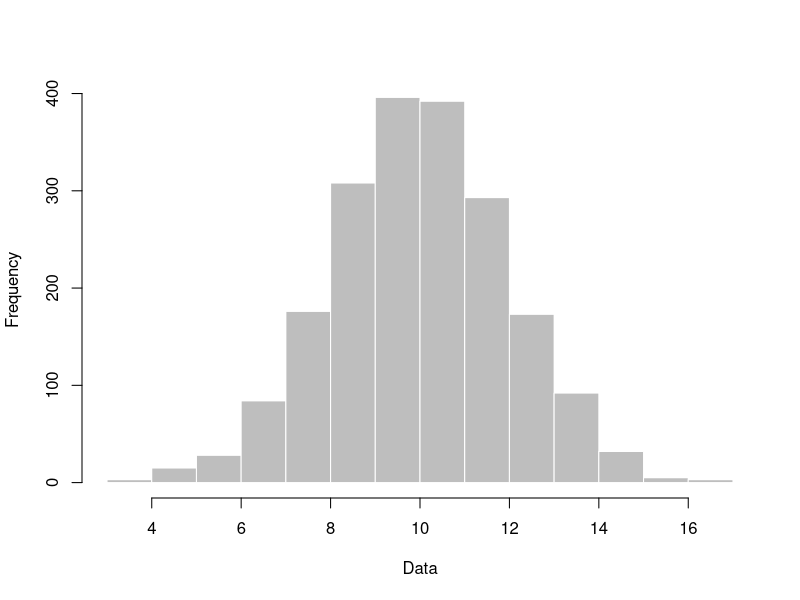
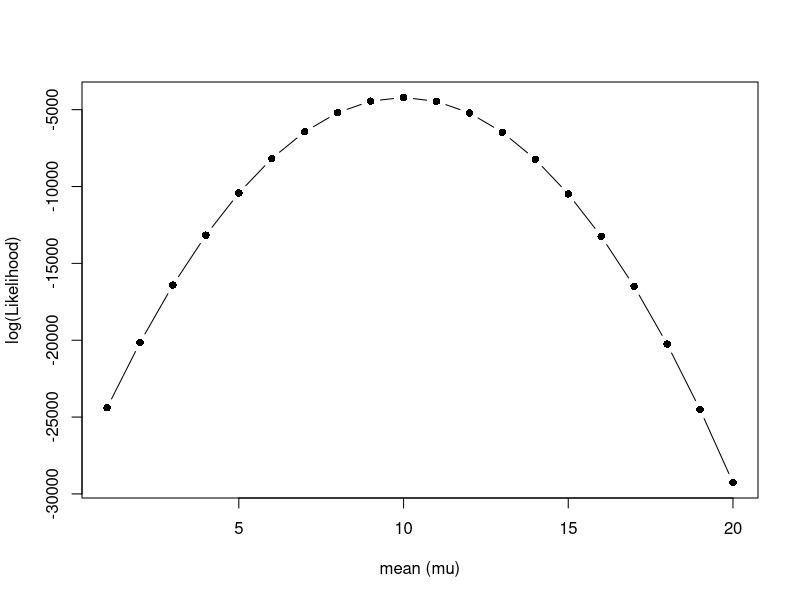
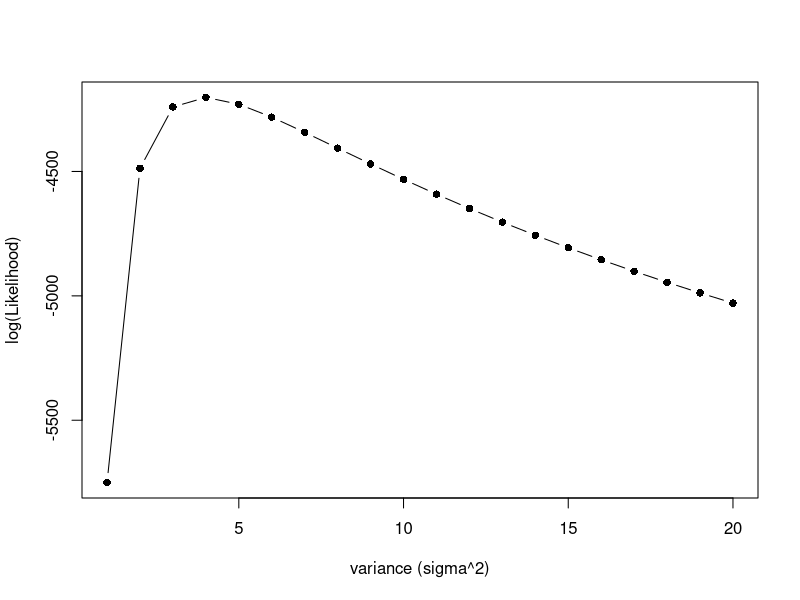
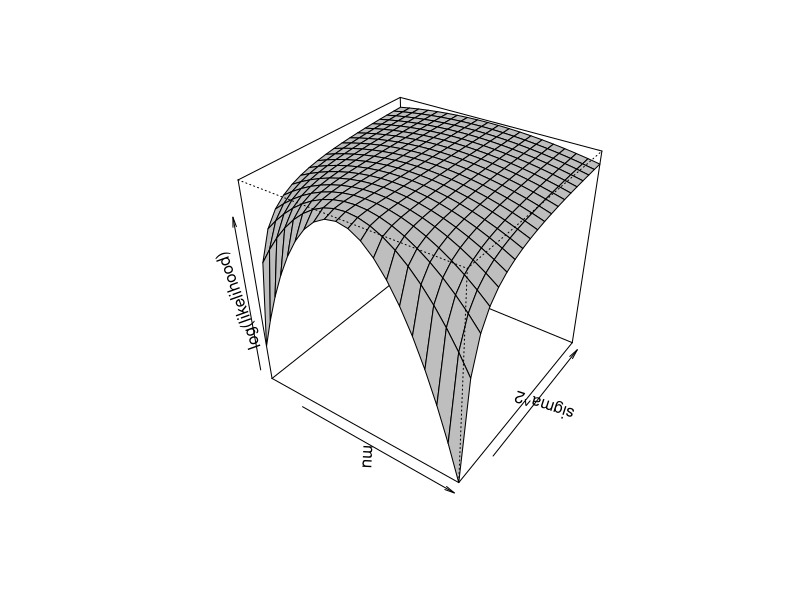
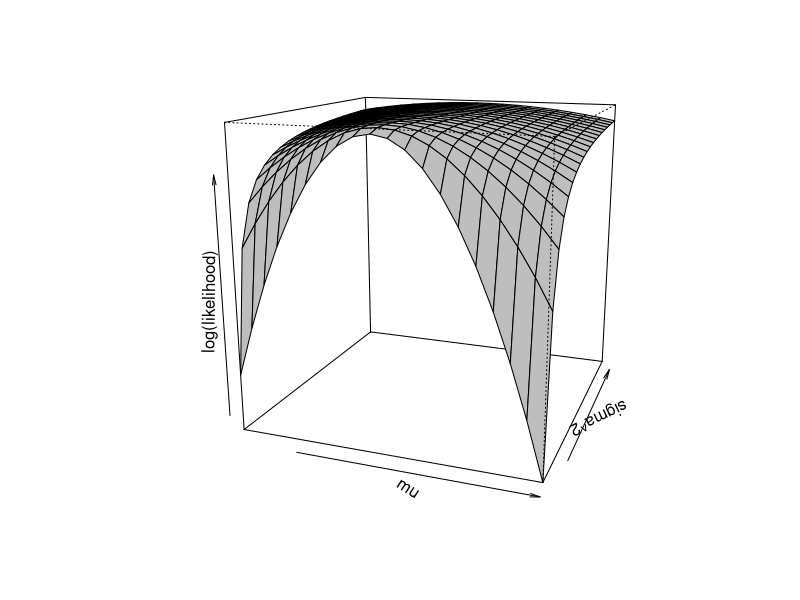
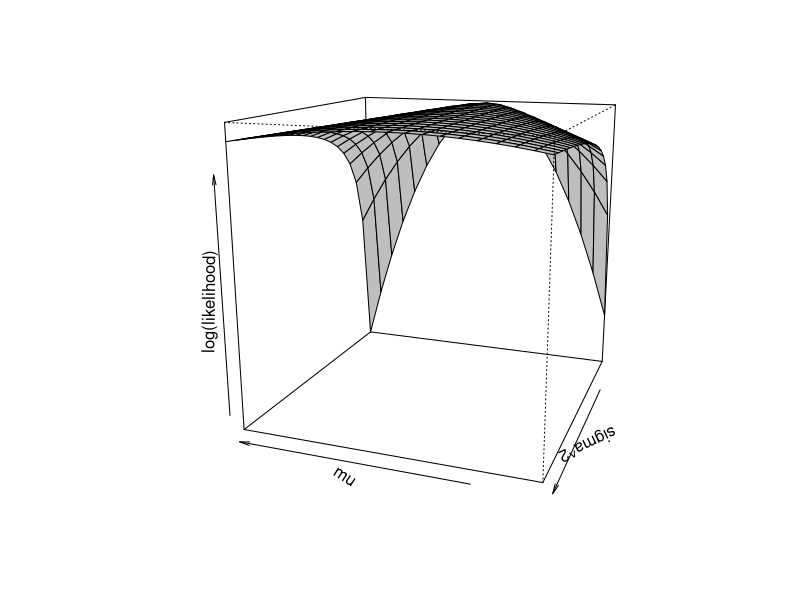
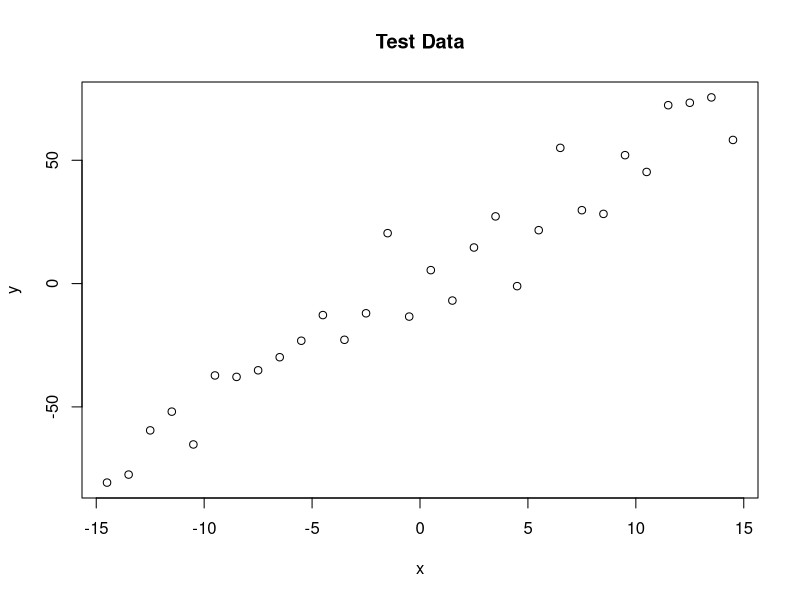

These charts were generated, in order, by the following R code:
## Nesse tutorial vamos explorar a utilização da função de verossimilhança.
## Vamos usar o modelo de distribuição Normal.

## Seed para o script, isso permite que todos os resultados sejam equivalentes.
set.seed(1234)

## Gerar uma distribuição normal e o plot.
nr <- rnorm(n = 2000, mean = 10, sd = 2)
hist(nr, main="", xlab="Data", col = "gray", border = "white")

## Função de verossimilhança para a distribuição normal.
## A função abaixo calcula a verossimilhança de um modelo normal.
lik.norm <- function(dt, mu, var){
  ## Calcula a verossimilhança de um modelo normal.
  ## dt = dados (class::vector).
  ## mu = média.
  ## var = variância.
  n <- length(dt)
  first <- (2*pi*var)^(-n/2)
  second <- (-1/2*var) * ( sum(dt-mu) )^2
  ## 'first' e 'second' estao somente para ajudar a ler a funcao.
  lik <- first * exp( second )
  return(lik)
}

## Calcule a verossimilhança de um par de valores para os parãmetros do modelo.
lik.norm(dt=nr, mu=11, var=4)
lik.norm(dt=nr, mu=10, var=4)
lik.norm(dt=nr, mu=10, var=5)

## Note que o valor de verossimilhança é muito pequeno (as vezes igual a 0).
## Isso acontece pois a exponenciação com valor negativo é dependente do número
## de amostra e faz com que a quantidade calculada seja muito pequena.
## Esse efeito já acontece com n = 2000!

## Vamos diminuir o número da amostra e ver qual o efeito sobre o cálculo da
##   verossimilhança. Menor valor de n deve facilitar o calculo da verossimilhança.
nr.small <- rnorm(n = 10, mean = 10, sd = 2)

lik.norm(dt=nr.small, mu=11, var=4)
lik.norm(dt=nr.small, mu=10, var=4)
lik.norm(dt=nr.small, mu=10, var=5)

## Veja que agora conseguimos um valor de verossimilhança diferente de 0.
## Utilizar a função de likelihood sem transformar para o log pode provocar erros
##   nos cálculos.
## Vamos ver que durante o MCMC temos que avaliar a função de verossimilhança com valores
##   de parametros "bem ruins". Ou seja, a verossimilhança do modelo é bem pequena. Nesse caso
##   seria praticamente impossivel proceder com a função de verossimilhança sem efetuar a
##   transformação para o log.

## Vamos repetir usando a transformação log:

## A função abaixo usa o log para transformar o cálculo da verossimilhança.
log.lik.norm <- function(dt, mu, var){
  ## dt = dados (class::vector).
  ## mu = média.
  ## var = variancia.
  n <- length(dt)
  first <- log(2)*(-n/2) + log(pi)*(-n/2) + log(var)*(-n/2)
  second <- -1/(2*var) * sum( (dt - mu)^2 )
  lik <- first + second
  return(lik)
}

## Vamos comparar os resultados produzidos pela função de likelihood em log e
##    sem a transformação:
lik.norm(dt=nr, mu=11, var=4)
log.lik.norm(dt=nr, mu=11, var=4)

lik.norm(dt=nr, mu=10, var=4)
log.lik.norm(dt=nr, mu=10, var=4)

lik.norm(dt=nr, mu=10, var=5)
log.lik.norm(dt=nr, mu=10, var=5)

## Note que os valores produzidos pela função em espaço log são negativos, no entanto,
##   o valor absoluto é muito maior!
## Cálculos com muitas casas decimais causam problemas para o computador.
## Esse é o motivo porque muitas vezes a likelihood é mostrada em valores negativos, pois
##   na verdade está sendo mostrado os valores de log likelihood.

## Podemos usar a função de loglik para traçar a superfície de verossimilhança.
## O gráfico abaixo mostra somente o perfil de verossimilhança para a média
##   assumindo desvio padrão (sigma^2) = 2 fixo. Em outras palavras, o gráfico
##   mostra o perfil de verossimilhança para a média condicionado em sigma^2 = 2.

res_mu <- vector()
for(i in 1:20){
  res_mu[i] <- log.lik.norm(dt=nr, mu=i, var=4)
}
plot(res_mu~seq(1,20), xlab = "mean (mu)", ylab = "log(Likelihood)", pch = 16, type = "b")

## Podemos, da mesma forma, fixar o valor de mu (média) e traçar o perfil de
##     verossimilhança para sigma^2 (variância).
## O gráfico abaixo mostra somente o perfil de verossimilhança para a variância
##     assumindo média (mu) = 10.

res_sig <- vector()
for(i in 1:20){
  res_sig[i] <- log.lik.norm(dt=nr, mu=10, var=i)
}
plot(res_sig~seq(1,20), xlab = "variance (sigma^2)", ylab = "log(Likelihood)", pch = 16, type = "b")

## Agora vamos calcular a superfície completa de likelihood.
## Nesse caso temos dois parâmetros e, portanto, precisamos adicionar mais um eixo no gráfico.
## O que vai tornar o gráfico 3D. Para tal vamos utilizar a função 'persp'.

x <- 1:20 ## valores para mu
y <- 1:20 ## valores para sigma
## Vamos usar z para criar uma tabela com a combinação dos valores de
##    log likelihood.
## Os valores de x estão nas linhas e os de y nas colunas.
z <- matrix(data = NA, nrow = 20, ncol = 20)
for(i in 1:20){
  for(j in 1:20){
    z[i,j] <- log.lik.norm(dt=nr, mu=x[i], var=y[j])
  }
}

## A matrix 'z' guarda valores de log-likelihood para cada uma das 20x20 combinações de média e variãncia.
head(z)

## Agora o gráfico:
persp(x, y, z, theta = 35, phi = 35, xlab = "mu", ylab = "sigma^2", zlab = "log(likelihood)", border = "black", col = "grey", r = 4)
## Mude os valores de 'theta' e 'phi' para explorar diferentes perspectivas.
persp(x, y, z, theta = 20, phi = 15, xlab = "mu", ylab = "sigma^2", zlab = "log(likelihood)", border = "black", col = "grey", r = 4)
persp(x, y, z, theta = 200, phi = 15, xlab = "mu", ylab = "sigma^2", zlab = "log(likelihood)", border = "black", col = "grey", r = 4)

## Para fazer esse plot também podemos usar o pacote 'lattice'.

## if(!require(lattice)) {install.packages("lattice"); library(lattice)}
X <- as.matrix( expand.grid(x, y))
colnames(X) <- c("mu","var")
Z <- vector()
for(i in 1:nrow(X)){
  Z[i] <- log.lik.norm(dt=nr, mu=X[i,1], var=X[i,2])
}
df <- data.frame(X, Z)

## ERRO: problema com o lattice?
## wireframe(Z ~ mu*var, data=df, main="", shade=TRUE, screen = list(z = -50, x = -70), xlab="media", ylab="var", zlab="log(Lik)")

## Agora que temos uma visão da superfície de verossimilhança do modelo,
##   vamos fazer uma estimativa da Maximum Likelihood Estimate usando uma
##   função heurística de busca e depois as estimativas diretas.

## Estimativa heurística:
## Para tal vamos usar a função 'optim'.
## Essa é uma função geral e importante para fazer estimativas no R.
## Veja com calma o help dessa função, tente entender qual seu objetivo e como
##   ela opera.
help(optim)

## Note que precisamos criar uma nova função, pois 'optim' pede que o argumento 'par'
##   seja somente um vetor com os valores iniciais dos parâmetros da função.
## Ou seja, os dados precisam ser incluídos diretamente na função que será passada
##   para a função 'optim'.
## (O que você vai fazer agora é muito similar com o que uma série de pacotes em R fazem
##   para encontrar o Maximum Likelihood Estimate de modelos!)
to.optim <- function(par){
  log.lik.norm(dt=nr, mu=par[1], var=par[2])
}

## Aqui vamos escolher valores iniciais bem longe dos valores que geraram a
##   a distribuição. Vamos falar mais sobre valores iniciais nos próximos
##   tópicos.
## Precisamos mudar o valor de 'control$fnscale' para fazer uma maximização
##   ao invés de minimização usando 'optim'.
## Faz sentido para você que precisamos fazer uma maximização dessa função? Esse conceito
##   é importante. Não deixe a dúvida passar.
model.fit <- optim(c(1,1), to.optim, control=list(fnscale=-1))
names( model.fit )
model.fit$par ## O MLE dos parametros. Primero média e depois variancia.
model.fit$value ## O log-likelihood para o MLE.
model.fit$convergence ## Código para a convergência. Veja a pagina de ajuda de 'optim'.

## Agora podemos calcular o valor de MLE para a média e variância usando
##   as fórmulas analíticas.
mean(nr)
var(nr)

## Veja que existe uma diferença pequena entre as duas estimativas.

## Responda as perguntas:

## Essa diferença parece ser importante?
## Qual os possíveis motivos da diferença?
## Por que nenhuma das duas estimativas resultou no mesmo valor de média e variância
##    que gerou os dados?

###########################################################
## Desafio:

## Use a função de likelihood do modelo linear (regressão) para explorar a
##    superfície de verossimilhança e estimar os melhores valores para A e B em
##    A*x + B = y

## Nessa regressão vamos usar uma distribuição normal para o erro, o erro nada
##    mais é do que o quão espalhado os pontos são da reta. Quando ajustamos
##    uma reta em uma regressão os nossos dados não se alinham completamente na
##    linha, essa distãncia das observações para a linha de regressão é explicada
##    por uma distribuição normal.

## Abaixo vou construir a função de verossimilhança para esse modelo.
## Note que a função é uma soma da log(likelihood) de uma distribuição normal
##    com média 'A * x + B' e desvio padrão 'sd' para cada ponto.
lm.log.lik <- function(x, y, a, b, sd){
  ## x = dados x
  ## y = dados y
  ## a = a term.
  ## b = b term.
  ## sd = standard deviation.
  pred <- a*x + b
  single.log.liks <- dnorm(y, mean = pred, sd = sd, log = T)
  sum(single.log.liks)
}

## Gerando os dados.

## Valores para os parametros:
trueA <- 5
trueB <- 0
trueSd <- 10
sampleSize <- 30

# create independent x-values
x <- (-(sampleSize-1)/2):((sampleSize-1)/2)
# create dependent values according to ax + b + N(0,sd)
y <-  trueA * x + trueB + rnorm(n=sampleSize,mean=0,sd=trueSd)
plot(x,y, main="Test Data")
